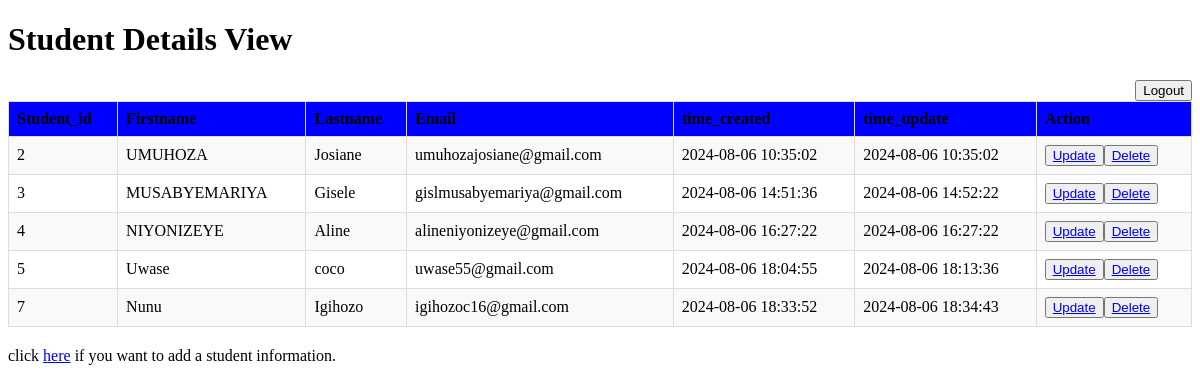
Screenshot of /select.php (signed in) with the database file from the repository.
### tables this page shows
CREATE TABLE `studentinfo` (
  `id` int(11) NOT NULL,
  `firstname` varchar(50) NOT NULL,
  `lastname` varchar(50) NOT NULL,
  `email` varchar(50) NOT NULL,
  `time_created` timestamp NOT NULL DEFAULT current_timestamp(),
  `time_updated` timestamp NOT NULL DEFAULT current_timestamp() ON UPDATE current_timestamp()
);

### select.php (the view, shortened to what this page needs)
<!DOCTYPE html>
<html lang="en">
<head>
</head>
<body>
    <h1>Student Details View</h1>
    <button style="float: right;"><a href='index.php' style="text-decoration: none; color:black;">Logout</a></button>
    <form method="post">
        <table border="1">
        <tr>
            <th>Student_id</th>
            <th>Firstname</th>
            <th>Lastname</th>
            <th>Email</th>
            <th>time_created</th>
            <th>time_update</th>
            <th>Action</th>
</tr>
<?php
$conn=mysqli_connect("localhost","root","","studentmanagementsystem");
$select="SELECT *FROM studentinfo";
$query=mysqli_query($conn,$select);
if(mysqli_num_rows($query) >0){
 while($get=mysqli_fetch_assoc($query)){
 echo "<tr>
 <td>".$get['id']."</td>
 <td>".$get['firstname']."</td>
 <td>".$get['lastname']."</td>
 <td>".$get['email']."</td>
 <td>".$get['time_created']."</td>
 <td>".$get['time_updated']."</td>
 <form method='POST'><td><button><a href='update.php?id=".$get['id']."'>Update</a></button><button><a href='delete.php?id=".$get['id']."'>Delete</a></button></td></form>
 </tr>";
}
}
?>
</table>
click <a href='insert.php'>here</a> if you want to add a student information.
</form>
</body>
</html>

### select.php (style rules this page uses)
table { border-collapse: collapse; width: 100%; margin-bottom: 20px; }
th, td { border: 1px solid #ddd; padding: 8px; text-align: left; }
th { background-color: blue; font-weight: bold; }
tr:nth-child(even) { background-color: #f9f9f9; }

### rows the page displays
studentinfo: id "2", firstname "UMUHOZA", lastname "Josiane", email "umuhozajosiane@gmail.com", time_created "2024-08-06 10:35:02", time_updated "2024-08-06 10:35:02"
studentinfo: id "3", firstname "MUSABYEMARIYA", lastname "Gisele", email "gislmusabyemariya@gmail.com", time_created "2024-08-06 14:51:36", time_updated "2024-08-06 14:52:22"
studentinfo: id "4", firstname "NIYONIZEYE", lastname "Aline", email "alineniyonizeye@gmail.com", time_created "2024-08-06 16:27:22", time_updated "2024-08-06 16:27:22"
studentinfo: id "5", firstname "Uwase", lastname "coco", email "uwase55@gmail.com", time_created "2024-08-06 18:04:55", time_updated "2024-08-06 18:13:36"
studentinfo: id "7", firstname "Nunu", lastname "Igihozo", email "igihozoc16@gmail.com", time_created "2024-08-06 18:33:52", time_updated "2024-08-06 18:34:43"
